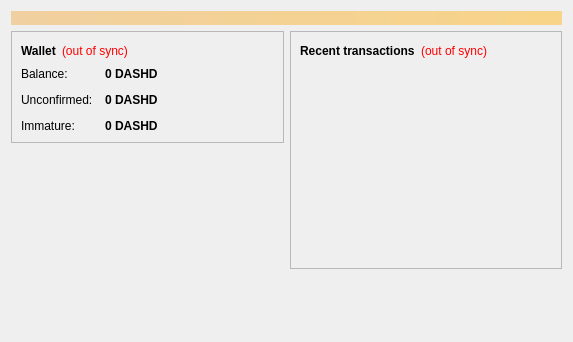
<?xml version="1.0" encoding="UTF-8"?>
<ui version="4.0">
 <class>OverviewPage</class>
 <widget class="QWidget" name="OverviewPage">
  <property name="geometry">
   <rect>
    <x>0</x>
    <y>0</y>
    <width>573</width>
    <height>342</height>
   </rect>
  </property>
  <property name="windowTitle">
   <string>Form</string>
  </property>
  <layout class="QVBoxLayout" name="topLayout">
   <item>
    <widget class="QLabel" name="labelAlerts">
     <property name="visible">
      <bool>false</bool>
     </property>
     <property name="styleSheet">
      <string notr="true">background-color: qlineargradient(x1: 0, y1: 0, x2: 1, y2: 0, stop:0 #F0D0A0, stop:1 #F8D488); color:#000000;</string>
     </property>
     <property name="wordWrap">
      <bool>true</bool>
     </property>
     <property name="margin">
      <number>3</number>
     </property>
    </widget>
   </item>
   <item>
    <layout class="QHBoxLayout" name="horizontalLayout" stretch="1,1">
     <item>
      <layout class="QVBoxLayout" name="verticalLayout_2">
       <item>
        <widget class="QFrame" name="frame">
         <property name="frameShape">
          <enum>QFrame::StyledPanel</enum>
         </property>
         <property name="frameShadow">
          <enum>QFrame::Raised</enum>
         </property>
         <layout class="QVBoxLayout" name="verticalLayout_4">
          <item>
           <layout class="QHBoxLayout" name="horizontalLayout_4">
            <item>
             <widget class="QLabel" name="label_5">
              <property name="font">
               <font>
                <weight>75</weight>
                <bold>true</bold>
               </font>
              </property>
              <property name="text">
               <string>Wallet</string>
              </property>
             </widget>
            </item>
            <item>
             <widget class="QLabel" name="labelWalletStatus">
              <property name="toolTip">
               <string>The displayed information may be out of date. Your wallet automatically synchronizes with the DashDark network after a connection is established, but this process has not completed yet.</string>
              </property>
              <property name="styleSheet">
               <string notr="true">QLabel { color: red; }</string>
              </property>
              <property name="text">
               <string notr="true">(out of sync)</string>
              </property>
              <property name="alignment">
               <set>Qt::AlignLeading|Qt::AlignLeft|Qt::AlignVCenter</set>
              </property>
             </widget>
            </item>
            <item>
             <spacer name="horizontalSpacer_2">
              <property name="orientation">
               <enum>Qt::Horizontal</enum>
              </property>
              <property name="sizeHint" stdset="0">
               <size>
                <width>40</width>
                <height>20</height>
               </size>
              </property>
             </spacer>
            </item>
           </layout>
          </item>
          <item>
           <layout class="QFormLayout" name="formLayout_2">
            <property name="fieldGrowthPolicy">
             <enum>QFormLayout::AllNonFixedFieldsGrow</enum>
            </property>
            <property name="horizontalSpacing">
             <number>12</number>
            </property>
            <property name="verticalSpacing">
             <number>12</number>
            </property>
            <item row="0" column="0">
             <widget class="QLabel" name="label">
              <property name="text">
               <string>Balance:</string>
              </property>
             </widget>
            </item>
            <item row="0" column="1">
             <widget class="QLabel" name="labelBalance">
              <property name="font">
               <font>
                <weight>75</weight>
                <bold>true</bold>
               </font>
              </property>
              <property name="cursor">
               <cursorShape>IBeamCursor</cursorShape>
              </property>
              <property name="toolTip">
               <string>Your current balance</string>
              </property>
              <property name="text">
               <string notr="true">0 DASHD</string>
              </property>
              <property name="textInteractionFlags">
               <set>Qt::LinksAccessibleByMouse|Qt::TextSelectableByKeyboard|Qt::TextSelectableByMouse</set>
              </property>
             </widget>
            </item>
            <item row="1" column="0">
             <widget class="QLabel" name="label_3">
              <property name="text">
               <string>Unconfirmed:</string>
              </property>
             </widget>
            </item>
            <item row="1" column="1">
             <widget class="QLabel" name="labelUnconfirmed">
              <property name="font">
               <font>
                <weight>75</weight>
                <bold>true</bold>
               </font>
              </property>
              <property name="cursor">
               <cursorShape>IBeamCursor</cursorShape>
              </property>
              <property name="toolTip">
               <string>Total of transactions that have yet to be confirmed, and do not yet count toward the current balance</string>
              </property>
              <property name="text">
               <string notr="true">0 DASHD</string>
              </property>
              <property name="textInteractionFlags">
               <set>Qt::LinksAccessibleByMouse|Qt::TextSelectableByKeyboard|Qt::TextSelectableByMouse</set>
              </property>
             </widget>
            </item>
            <item row="2" column="0">
             <widget class="QLabel" name="labelImmatureText">
              <property name="text">
               <string>Immature:</string>
              </property>
             </widget>
            </item>
            <item row="2" column="1">
             <widget class="QLabel" name="labelImmature">
              <property name="font">
               <font>
                <weight>75</weight>
                <bold>true</bold>
               </font>
              </property>
              <property name="toolTip">
               <string>Mined balance that has not yet matured</string>
              </property>
              <property name="text">
               <string notr="true">0 DASHD</string>
              </property>
              <property name="textInteractionFlags">
               <set>Qt::LinksAccessibleByMouse|Qt::TextSelectableByKeyboard|Qt::TextSelectableByMouse</set>
              </property>
             </widget>
            </item>
           </layout>
          </item>
         </layout>
        </widget>
       </item>
       <item>
        <spacer name="verticalSpacer">
         <property name="orientation">
          <enum>Qt::Vertical</enum>
         </property>
         <property name="sizeHint" stdset="0">
          <size>
           <width>20</width>
           <height>40</height>
          </size>
         </property>
        </spacer>
       </item>
      </layout>
     </item>
     <item>
      <layout class="QVBoxLayout" name="verticalLayout_3">
       <item>
        <widget class="QFrame" name="frame_2">
         <property name="frameShape">
          <enum>QFrame::StyledPanel</enum>
         </property>
         <property name="frameShadow">
          <enum>QFrame::Raised</enum>
         </property>
         <layout class="QVBoxLayout" name="verticalLayout">
          <item>
           <layout class="QHBoxLayout" name="horizontalLayout_2">
            <item>
             <widget class="QLabel" name="label_4">
              <property name="text">
               <string>&lt;b&gt;Recent transactions&lt;/b&gt;</string>
              </property>
             </widget>
            </item>
            <item>
             <widget class="QLabel" name="labelTransactionsStatus">
              <property name="toolTip">
               <string>The displayed information may be out of date. Your wallet automatically synchronizes with the DashDark network after a connection is established, but this process has not completed yet.</string>
              </property>
              <property name="styleSheet">
               <string notr="true">QLabel { color: red; }</string>
              </property>
              <property name="text">
               <string notr="true">(out of sync)</string>
              </property>
              <property name="alignment">
               <set>Qt::AlignRight|Qt::AlignTrailing|Qt::AlignVCenter</set>
              </property>
             </widget>
            </item>
            <item>
             <spacer name="horizontalSpacer">
              <property name="orientation">
               <enum>Qt::Horizontal</enum>
              </property>
              <property name="sizeHint" stdset="0">
               <size>
                <width>40</width>
                <height>20</height>
               </size>
              </property>
             </spacer>
            </item>
           </layout>
          </item>
          <item>
           <widget class="QListView" name="listTransactions">
            <property name="styleSheet">
             <string notr="true">QListView { background: transparent; }</string>
            </property>
            <property name="frameShape">
             <enum>QFrame::NoFrame</enum>
            </property>
            <property name="verticalScrollBarPolicy">
             <enum>Qt::ScrollBarAlwaysOff</enum>
            </property>
            <property name="horizontalScrollBarPolicy">
             <enum>Qt::ScrollBarAlwaysOff</enum>
            </property>
            <property name="selectionMode">
             <enum>QAbstractItemView::NoSelection</enum>
            </property>
           </widget>
          </item>
         </layout>
        </widget>
       </item>
       <item>
        <spacer name="verticalSpacer_2">
         <property name="orientation">
          <enum>Qt::Vertical</enum>
         </property>
         <property name="sizeHint" stdset="0">
          <size>
           <width>20</width>
           <height>40</height>
          </size>
         </property>
        </spacer>
       </item>
      </layout>
     </item>
    </layout>
   </item>
  </layout>
 </widget>
 <resources/>
 <connections/>
</ui>
